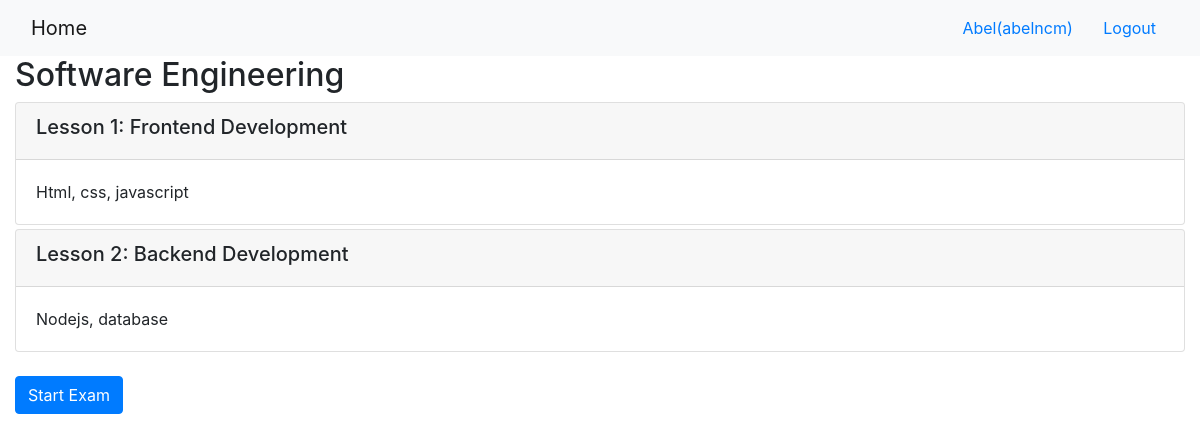
The app's page /onlinecourse/1/ (signed in) with its own data.
### onlinecourse/models.py (models this page shows, shortened)
class Course(models.Model):
    name = models.CharField(null=False, max_length=30, default='online course')
    image = models.ImageField(upload_to='course_images/')
    description = models.CharField(max_length=1000)
    pub_date = models.DateField(null=True)
    instructors = models.ManyToManyField(Instructor)
    users = models.ManyToManyField(settings.AUTH_USER_MODEL, through='Enrollment')
    total_enrollment = models.IntegerField(default=0)
    is_enrolled = False

class Lesson(models.Model):
    title = models.CharField(max_length=200, default="title")
    order = models.IntegerField(default=0)
    course = models.ForeignKey(Course, on_delete=models.CASCADE)
    content = models.TextField()

### onlinecourse/views.py (the view)
# urls.py: path('<int:pk>/', views.CourseDetailView.as_view(), name='course_details'),
class CourseDetailView(generic.DetailView):
    model = Course
    template_name = 'onlinecourse/course_detail_bootstrap.html'

### onlinecourse/templates/onlinecourse/course_detail_bootstrap.html (shortened to what this page needs)
<!DOCTYPE html>
<html lang="en">
<head>
    {% load static %}
    <link rel="stylesheet" href="https://maxcdn.bootstrapcdn.com/bootstrap/4.5.2/css/bootstrap.min.css">
</head>
<body>
    <nav class="navbar navbar-light bg-light">
        <div class="container-fluid">
            <div class="navbar-header">
                <a class="navbar-brand" href="{% url 'onlinecourse:index' %}">Home</a>
            </div>
            <ul class="nav navbar-nav navbar-right">
                {% if user.is_authenticated %}
                <li>
                    <a class="btn btn-link" href="#">{{ user.first_name }}({{ user.username }})</a>
                    <a class="btn btn-link" href="{% url 'onlinecourse:logout' %}">Logout</a>
                </li>
                {% endif %}
            </ul>
        </div>
    </nav>
    <div class="container-fluid">
        <h2>{{ course.name }}</h2>
        <div class="card-columns-vertical">
            {% for lesson in course.lesson_set.all %}
            <div class="card mt-1">
                <div class="card-header">
                    <h5>Lesson {{lesson.order|add:1}}: {{lesson.title}}</h5>
                </div>
                <div class="card-body">{{lesson.content}}</div>
            </div>
            {% endfor %}
        </div>
        <br>
        <button class="btn btn-primary" type="button" data-toggle="collapse" data-target="#exam" aria-expanded="false"
            aria-controls="exam">
            Start Exam
        </button>
        <br>
        <br>
    </div>
</body>
</html>

### records on screen
Course: name "Software Engineering"
Lesson: order|add "1", title "Frontend Development", content "Html, css, javascript"
Lesson: order|add "2", title "Backend Development", content "Nodejs, database"

### other values on screen
{{ user.first_name }} "Abel"
{{ user.username }} "abelncm"
